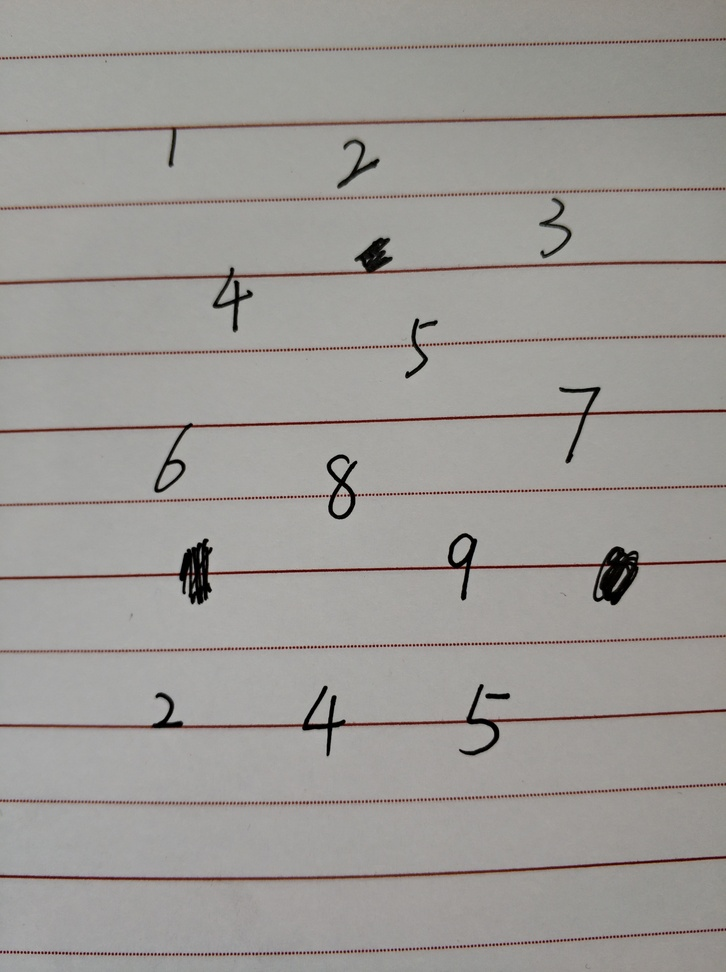
#> input picture 4.jpg, 726 x 972 px, shrunk from 3012 x 4031 before the run
$ python inpaint.py
#> lines starting #> are read from the running program, lines starting #| are printed output that depends on the picture; after the words box and inside, x2 and y2 are one past the last pixel; in counts of white or black regions, pixels touching at a corner belong together
 # encoding: utf-8
import cv2
from matplotlib import pyplot as plt

src = cv2.imread("4.jpg", 0)
#> src: shape (972, 726); min 0, max 182, mean 153.8
src = cv2.adaptiveThreshold(src, 255, cv2.ADAPTIVE_THRESH_MEAN_C, cv2.THRESH_BINARY, 165, 15)
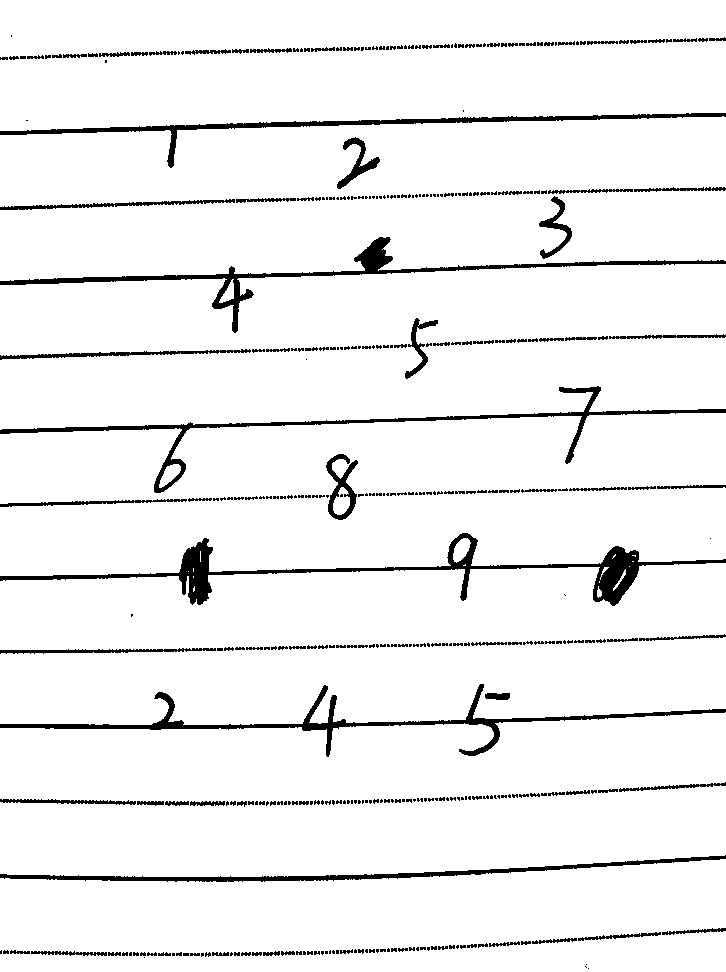
#> src: shape (972, 726); 94.2% white; 375 black regions (204 under 20 px), largest, box (x1, y1, x2, y2) and area: (0, 533, 726, 606) 6098, (0, 684, 726, 757) 4349, (0, 237, 726, 333) 4344
cv2.imwrite('tmp1.jpg', src)
mask = cv2.imread('black.png', cv2.IMREAD_GRAYSCALE)

cv2.imwrite('111.jpg', src)

#> (the run stopped early here; a loop or call above may not have finished)

$ run again, with 0.jpg copied over 4.jpg
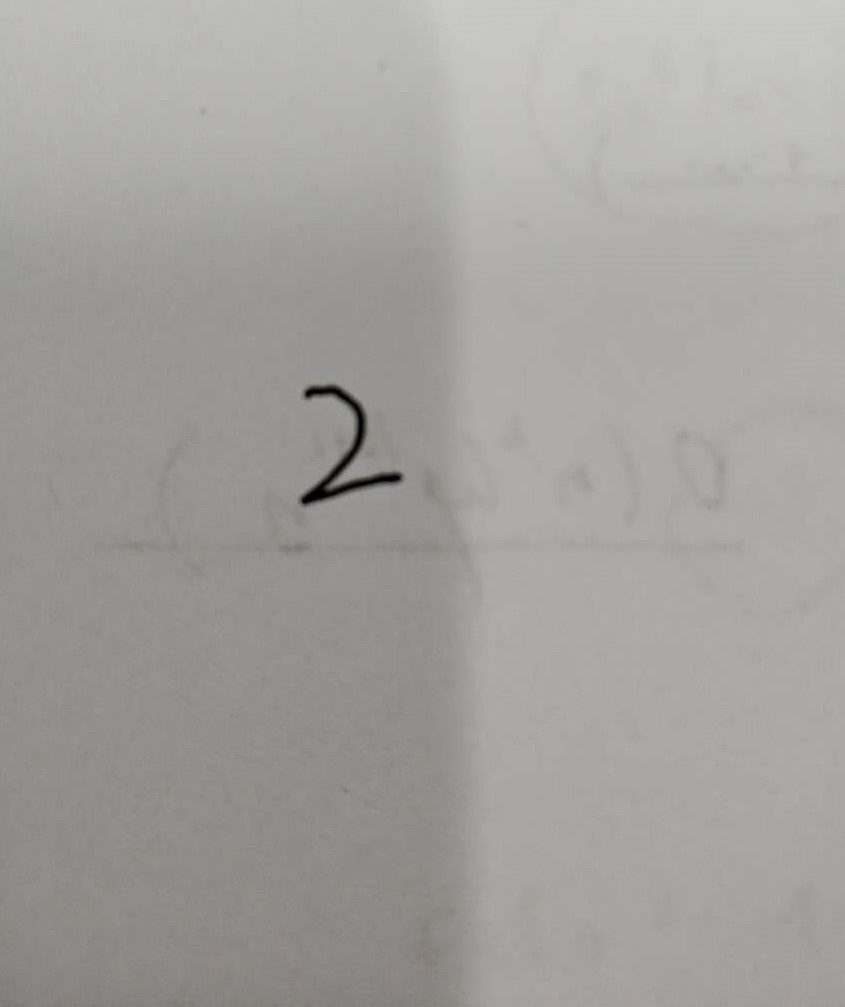
#> input picture 0.jpg, 845 x 1007 px
#> `src = cv2.adaptiveThreshold(src, 255, cv2.ADAPTIVE_THRESH_MEAN_C, cv2...`:
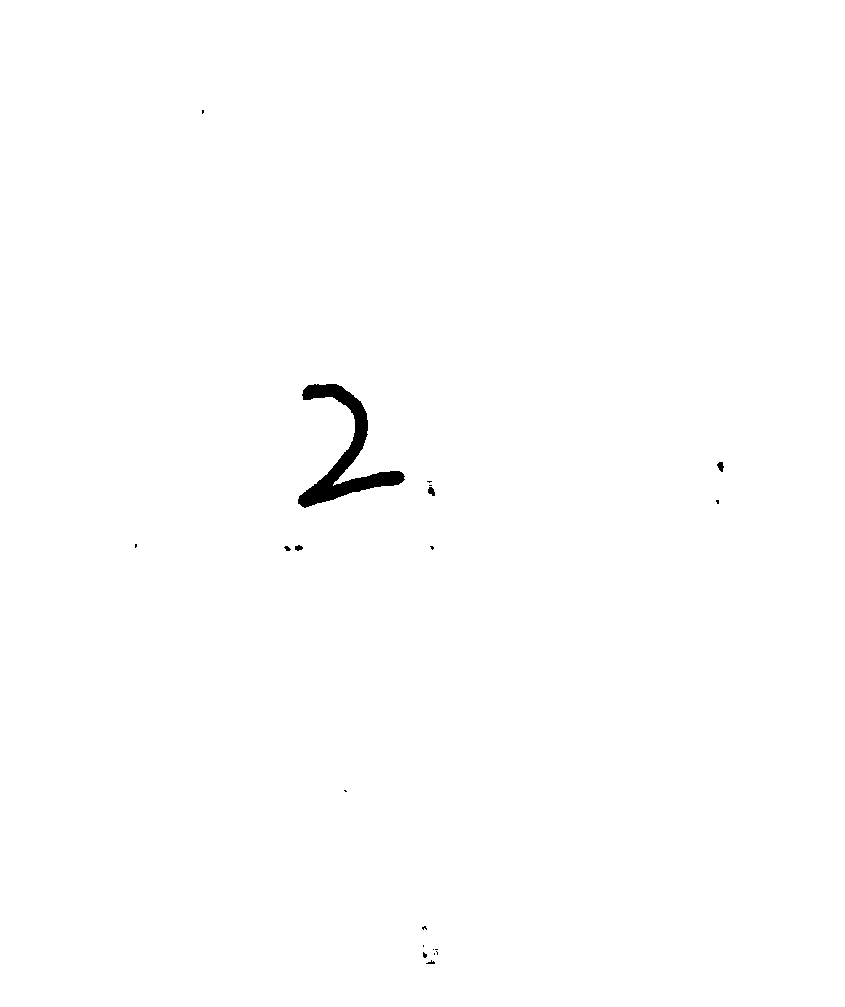
#> src: shape (1007, 845); 99.6% white; 20 black regions (15 under 20 px), largest, box (x1, y1, x2, y2) and area: (298, 384, 405, 508) 3429, (717, 462, 724, 472) 46, (428, 487, 435, 496) 44, (295, 545, 303, 551) 34, (284, 546, 291, 551) 22

$ run again, with 2.jpg copied over 4.jpg
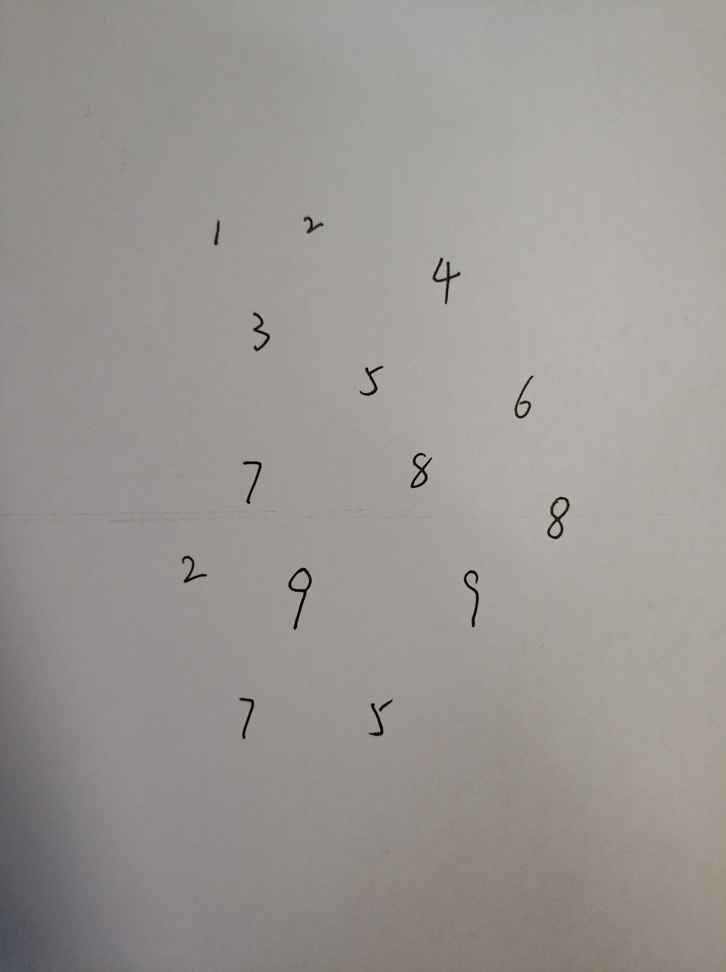
#> input picture 2.jpg, 726 x 972 px, shrunk from 3012 x 4031 before the run
#> `src = cv2.adaptiveThreshold(src, 255, cv2.ADAPTIVE_THRESH_MEAN_C, cv2...`:
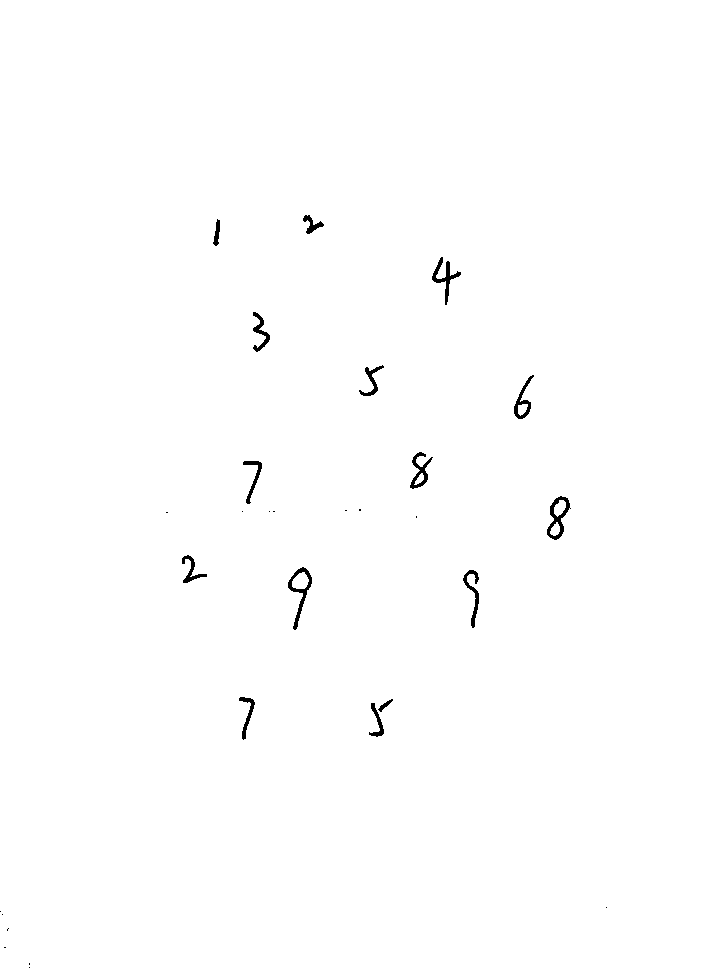
#> src: shape (972, 726); 99.5% white; 29 black regions (14 under 20 px), largest, box (x1, y1, x2, y2) and area: (288, 567, 312, 630) 376, (547, 496, 571, 540) 371, (432, 257, 461, 305) 337
